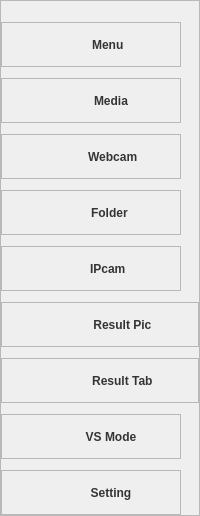
              <widget class="QFrame" name="leftbox_bottom">
               <property name="sizePolicy">
                <sizepolicy hsizetype="Preferred" vsizetype="Preferred">
                 <horstretch>0</horstretch>
                 <verstretch>0</verstretch>
                </sizepolicy>
               </property>
               <property name="minimumSize">
                <size>
                 <width>0</width>
                 <height>0</height>
                </size>
               </property>
               <property name="maximumSize">
                <size>
                 <width>16777215</width>
                 <height>16777215</height>
                </size>
               </property>
               <property name="styleSheet">
                <string notr="true">QPushButton#src_menu{
	background-image: url(:/leftbox/images/newsize/menu.png);
}
QPushButton#src_folder{
	background-image: url(:/leftbox/images/newsize/folder.png);

}
QPushButton#src_camera{
	background-image: url(:/leftbox/images/newsize/security-camera.png);
}
QPushButton#src_img{
	background-image: url(:/leftbox/images/newsize/gallery.png);
}
QPushButton#src_webcam{
	background-image: url(:/leftbox/images/newsize/photo-camera.png);
}
QPushButton#src_setting{
	background-image:url(:/leftbox/images/newsize/setting.png);
}
QPushButton#src_vsmode{
	background-image:url(:/leftbox/images/newsize/vs.png);
}
QPushButton#src_result{
	background-image:url(:/leftbox/images/newsize/statistics.png);
}
QPushButton#src_table{
	background-image:url(:/leftbox/images/newsize/table.png);
}
QPushButton{
	border:none;
	text-align: center;
	background-repeat: no-repeat;
	background-position: left center;
	border-left: 23px solid transparent;
	color: rgba(0, 0, 0, 199);
	font: 12pt "Times New Roman";
	font-weight: bold;
	padding-left: 15px;
}
QFrame#cameraBox:hover{
	background-color: rgba(114, 129, 214, 59);
}
QFrame#folderBox:hover{
	background-color: rgba(114, 129, 214, 59);
}
QFrame#imgBox:hover{
	background-color: rgba(114, 129, 214, 59);
}
QFrame#menuBox:hover{
	background-color: rgba(114, 129, 214, 59);
}
QFrame#webcamBox:hover{
	background-color: rgba(114, 129, 214, 59);
}
QFrame#manageBox:hover{
	background-color: rgba(114, 129, 214, 59);
}
QFrame#vsBox:hover{
	background-color: rgba(114, 129, 214, 59);
}
QFrame#resultBox:hover{
	background-color: rgba(114, 129, 214, 59);
}
QFrame#tableBox:hover{
	background-color: rgba(114, 129, 214, 59);
}</string>
               </property>
               <property name="frameShape">
                <enum>QFrame::StyledPanel</enum>
               </property>
               <property name="frameShadow">
                <enum>QFrame::Raised</enum>
               </property>
               <layout class="QVBoxLayout" name="verticalLayout_3" stretch="1,4,1,4,1,4,1,4,1,4,1,4,1,4,1,4,1,4">
                <property name="spacing">
                 <number>0</number>
                </property>
                <property name="leftMargin">
                 <number>0</number>
                </property>
                <property name="topMargin">
                 <number>10</number>
                </property>
                <property name="rightMargin">
                 <number>0</number>
                </property>
                <property name="bottomMargin">
                 <number>0</number>
                </property>
                <item>
                 <spacer name="zSpacer5">
                  <property name="orientation">
                   <enum>Qt::Vertical</enum>
                  </property>
                  <property name="sizeHint" stdset="0">
                   <size>
                    <width>20</width>
                    <height>40</height>
                   </size>
                  </property>
                 </spacer>
                </item>
                <item>
                 <widget class="QFrame" name="menuBox">
                  <property name="sizePolicy">
                   <sizepolicy hsizetype="Expanding" vsizetype="Preferred">
                    <horstretch>0</horstretch>
                    <verstretch>0</verstretch>
                   </sizepolicy>
                  </property>
                  <property name="minimumSize">
                   <size>
                    <width>180</width>
                    <height>0</height>
                   </size>
                  </property>
                  <property name="maximumSize">
                   <size>
                    <width>180</width>
                    <height>16777215</height>
                   </size>
                  </property>
                  <property name="layoutDirection">
                   <enum>Qt::LeftToRight</enum>
                  </property>
                  <property name="frameShape">
                   <enum>QFrame::StyledPanel</enum>
                  </property>
                  <property name="frameShadow">
                   <enum>QFrame::Raised</enum>
                  </property>
                  <layout class="QHBoxLayout" name="horizontalLayout_3">
                   <property name="spacing">
                    <number>0</number>
                   </property>
                   <property name="leftMargin">
                    <number>0</number>
                   </property>
                   <property name="topMargin">
                    <number>0</number>
                   </property>
                   <property name="rightMargin">
                    <number>0</number>
                   </property>
                   <property name="bottomMargin">
                    <number>0</number>
                   </property>
                   <item>
                    <widget class="QPushButton" name="src_menu">
                     <property name="sizePolicy">
                      <sizepolicy hsizetype="Expanding" vsizetype="Preferred">
                       <horstretch>0</horstretch>
                       <verstretch>0</verstretch>
                      </sizepolicy>
                     </property>
                     <property name="minimumSize">
                      <size>
                       <width>180</width>
                       <height>0</height>
                      </size>
                     </property>
                     <property name="maximumSize">
                      <size>
                       <width>180</width>
                       <height>16777215</height>
                      </size>
                     </property>
                     <property name="text">
                      <string> Menu   </string>
                     </property>
                     <property name="iconSize">
                      <size>
                       <width>30</width>
                       <height>30</height>
                      </size>
                     </property>
                     <property name="autoDefault">
                      <bool>false</bool>
                     </property>
                    </widget>
                   </item>
                  </layout>
                 </widget>
                </item>
                <item>
                 <spacer name="zSpacer1">
                  <property name="orientation">
                   <enum>Qt::Vertical</enum>
                  </property>
                  <property name="sizeHint" stdset="0">
                   <size>
                    <width>20</width>
                    <height>40</height>
                   </size>
                  </property>
                 </spacer>
                </item>
                <item>
                 <widget class="QFrame" name="imgBox">
                  <property name="minimumSize">
                   <size>
                    <width>180</width>
                    <height>0</height>
                   </size>
                  </property>
                  <property name="maximumSize">
                   <size>
                    <width>180</width>
                    <height>16777215</height>
                   </size>
                  </property>
                  <property name="layoutDirection">
                   <enum>Qt::LeftToRight</enum>
                  </property>
                  <property name="frameShape">
                   <enum>QFrame::StyledPanel</enum>
                  </property>
                  <property name="frameShadow">
                   <enum>QFrame::Raised</enum>
                  </property>
                  <layout class="QHBoxLayout" name="horizontalLayout_4">
                   <property name="spacing">
                    <number>0</number>
                   </property>
                   <property name="leftMargin">
                    <number>0</number>
                   </property>
                   <property name="topMargin">
                    <number>0</number>
                   </property>
                   <property name="rightMargin">
                    <number>0</number>
                   </property>
                   <property name="bottomMargin">
                    <number>0</number>
                   </property>
                   <item alignment="Qt::AlignLeft">
                    <widget class="QPushButton" name="src_img">
                     <property name="sizePolicy">
                      <sizepolicy hsizetype="Expanding" vsizetype="Preferred">
                       <horstretch>0</horstretch>
                       <verstretch>0</verstretch>
                      </sizepolicy>
                     </property>
                     <property name="minimumSize">
                      <size>
                       <width>180</width>
                       <height>0</height>
                      </size>
                     </property>
                     <property name="maximumSize">
                      <size>
                       <width>180</width>
                       <height>16777215</height>
                      </size>
                     </property>
                     <property name="text">
                      <string>Media</string>
                     </property>
                     <property name="iconSize">
                      <size>
                       <width>30</width>
                       <height>30</height>
                      </size>
                     </property>
                    </widget>
                   </item>
                  </layout>
                 </widget>
                </item>
                <item>
                 <spacer name="zSpacer2">
                  <property name="orientation">
                   <enum>Qt::Vertical</enum>
                  </property>
                  <property name="sizeHint" stdset="0">
                   <size>
                    <width>20</width>
                    <height>40</height>
                   </size>
                  </property>
                 </spacer>
                </item>
                <item>
                 <widget class="QFrame" name="webcamBox">
                  <property name="minimumSize">
                   <size>
                    <width>180</width>
                    <height>0</height>
                   </size>
                  </property>
                  <property name="maximumSize">
                   <size>
                    <width>180</width>
                    <height>16777215</height>
                   </size>
                  </property>
                  <property name="layoutDirection">
                   <enum>Qt::LeftToRight</enum>
                  </property>
                  <property name="frameShape">
                   <enum>QFrame::StyledPanel</enum>
                  </property>
                  <property name="frameShadow">
                   <enum>QFrame::Raised</enum>
                  </property>
                  <layout class="QHBoxLayout" name="horizontalLayout_7">
                   <property name="spacing">
                    <number>0</number>
                   </property>
                   <property name="leftMargin">
                    <number>0</number>
                   </property>
                   <property name="topMargin">
                    <number>0</number>
                   </property>
                   <property name="rightMargin">
                    <number>0</number>
                   </property>
                   <property name="bottomMargin">
                    <number>0</number>
                   </property>
                   <item alignment="Qt::AlignLeft">
                    <widget class="QPushButton" name="src_webcam">
                     <property name="sizePolicy">
                      <sizepolicy hsizetype="Expanding" vsizetype="Preferred">
                       <horstretch>0</horstretch>
                       <verstretch>0</verstretch>
                      </sizepolicy>
                     </property>
                     <property name="minimumSize">
                      <size>
                       <width>180</width>
                       <height>0</height>
                      </size>
                     </property>
                     <property name="maximumSize">
                      <size>
                       <width>180</width>
                       <height>16777215</height>
                      </size>
                     </property>
                     <property name="layoutDirection">
                      <enum>Qt::LeftToRight</enum>
                     </property>
                     <property name="text">
                      <string> Webcam</string>
                     </property>
                     <property name="iconSize">
                      <size>
                       <width>30</width>
                       <height>30</height>
                      </size>
                     </property>
                    </widget>
                   </item>
                  </layout>
                 </widget>
                </item>
                <item>
                 <spacer name="zSpacer4">
                  <property name="orientation">
                   <enum>Qt::Vertical</enum>
                  </property>
                  <property name="sizeHint" stdset="0">
                   <size>
                    <width>20</width>
                    <height>40</height>
                   </size>
                  </property>
                 </spacer>
                </item>
                <item>
                 <widget class="QFrame" name="folderBox">
                  <property name="minimumSize">
                   <size>
                    <width>180</width>
                    <height>0</height>
                   </size>
                  </property>
                  <property name="maximumSize">
                   <size>
                    <width>180</width>
                    <height>16777215</height>
                   </size>
                  </property>
                  <property name="layoutDirection">
                   <enum>Qt::LeftToRight</enum>
                  </property>
                  <property name="frameShape">
                   <enum>QFrame::StyledPanel</enum>
                  </property>
                  <property name="frameShadow">
                   <enum>QFrame::Raised</enum>
                  </property>
                  <layout class="QHBoxLayout" name="horizontalLayout_6">
                   <property name="spacing">
                    <number>0</number>
                   </property>
                   <property name="leftMargin">
                    <number>0</number>
                   </property>
                   <property name="topMargin">
                    <number>0</number>
                   </property>
                   <property name="rightMargin">
                    <number>0</number>
                   </property>
                   <property name="bottomMargin">
                    <number>0</number>
                   </property>
                   <item alignment="Qt::AlignLeft">
                    <widget class="QPushButton" name="src_folder">
                     <property name="sizePolicy">
                      <sizepolicy hsizetype="Expanding" vsizetype="Preferred">
                       <horstretch>0</horstretch>
                       <verstretch>0</verstretch>
                      </sizepolicy>
                     </property>
                     <property name="minimumSize">
                      <size>
                       <width>180</width>
                       <height>0</height>
                      </size>
                     </property>
                     <property name="maximumSize">
                      <size>
                       <width>180</width>
                       <height>16777215</height>
                      </size>
                     </property>
                     <property name="text">
                      <string> Folder  </string>
                     </property>
                     <property name="iconSize">
                      <size>
                       <width>30</width>
                       <height>30</height>
                      </size>
                     </property>
                     <property name="shortcut">
                      <string>Ctrl+S</string>
                     </property>
                    </widget>
                   </item>
                  </layout>
                 </widget>
                </item>
                <item>
                 <spacer name="verticalSpacer">
                  <property name="orientation">
                   <enum>Qt::Vertical</enum>
                  </property>
                  <property name="sizeHint" stdset="0">
                   <size>
                    <width>20</width>
                    <height>40</height>
                   </size>
                  </property>
                 </spacer>
                </item>
                <item>
                 <widget class="QFrame" name="cameraBox">
                  <property name="minimumSize">
                   <size>
                    <width>180</width>
                    <height>0</height>
                   </size>
                  </property>
                  <property name="maximumSize">
                   <size>
                    <width>180</width>
                    <height>16777215</height>
                   </size>
                  </property>
                  <property name="layoutDirection">
                   <enum>Qt::LeftToRight</enum>
                  </property>
                  <property name="frameShape">
                   <enum>QFrame::StyledPanel</enum>
                  </property>
                  <property name="frameShadow">
                   <enum>QFrame::Raised</enum>
                  </property>
                  <layout class="QHBoxLayout" name="horizontalLayout_5">
                   <property name="spacing">
                    <number>0</number>
                   </property>
                   <property name="leftMargin">
                    <number>0</number>
                   </property>
                   <property name="topMargin">
                    <number>0</number>
                   </property>
                   <property name="rightMargin">
                    <number>0</number>
                   </property>
                   <property name="bottomMargin">
                    <number>0</number>
                   </property>
                   <item alignment="Qt::AlignLeft">
                    <widget class="QPushButton" name="src_camera">
                     <property name="sizePolicy">
                      <sizepolicy hsizetype="Expanding" vsizetype="Preferred">
                       <horstretch>0</horstretch>
                       <verstretch>0</verstretch>
                      </sizepolicy>
                     </property>
                     <property name="minimumSize">
                      <size>
                       <width>180</width>
                       <height>0</height>
                      </size>
                     </property>
                     <property name="maximumSize">
                      <size>
                       <width>180</width>
                       <height>16777215</height>
                      </size>
                     </property>
                     <property name="text">
                      <string>IPcam  </string>
                     </property>
                     <property name="iconSize">
                      <size>
                       <width>30</width>
                       <height>30</height>
                      </size>
                     </property>
                    </widget>
                   </item>
                  </layout>
                 </widget>
                </item>
                <item>
                 <spacer name="zSpacer3">
                  <property name="orientation">
                   <enum>Qt::Vertical</enum>
                  </property>
                  <property name="sizeHint" stdset="0">
                   <size>
                    <width>20</width>
                    <height>40</height>
                   </size>
                  </property>
                 </spacer>
                </item>
                <item>
                 <widget class="QFrame" name="resultBox">
                  <property name="frameShape">
                   <enum>QFrame::StyledPanel</enum>
                  </property>
                  <property name="frameShadow">
                   <enum>QFrame::Raised</enum>
                  </property>
                  <layout class="QHBoxLayout" name="horizontalLayout_27">
                   <property name="spacing">
                    <number>0</number>
                   </property>
                   <property name="leftMargin">
                    <number>0</number>
                   </property>
                   <property name="topMargin">
                    <number>0</number>
                   </property>
                   <property name="rightMargin">
                    <number>0</number>
                   </property>
                   <property name="bottomMargin">
                    <number>0</number>
                   </property>
                   <item>
                    <widget class="QPushButton" name="src_result">
                     <property name="sizePolicy">
                      <sizepolicy hsizetype="Expanding" vsizetype="Preferred">
                       <horstretch>0</horstretch>
                       <verstretch>0</verstretch>
                      </sizepolicy>
                     </property>
                     <property name="minimumSize">
                      <size>
                       <width>180</width>
                       <height>0</height>
                      </size>
                     </property>
                     <property name="maximumSize">
                      <size>
                       <width>180</width>
                       <height>16777215</height>
                      </size>
                     </property>
                     <property name="text">
                      <string>    Result Pic  </string>
                     </property>
                     <property name="iconSize">
                      <size>
                       <width>30</width>
                       <height>30</height>
                      </size>
                     </property>
                    </widget>
                   </item>
                  </layout>
                 </widget>
                </item>
                <item>
                 <spacer name="verticalSpacer_5">
                  <property name="orientation">
                   <enum>Qt::Vertical</enum>
                  </property>
                  <property name="sizeHint" stdset="0">
                   <size>
                    <width>20</width>
                    <height>40</height>
                   </size>
                  </property>
                 </spacer>
                </item>
                <item>
                 <widget class="QFrame" name="tableBox">
                  <property name="frameShape">
                   <enum>QFrame::StyledPanel</enum>
                  </property>
                  <property name="frameShadow">
                   <enum>QFrame::Raised</enum>
                  </property>
                  <layout class="QHBoxLayout" name="horizontalLayout_28">
                   <property name="spacing">
                    <number>0</number>
                   </property>
                   <property name="leftMargin">
                    <number>0</number>
                   </property>
                   <property name="topMargin">
                    <number>0</number>
                   </property>
                   <property name="rightMargin">
                    <number>0</number>
                   </property>
                   <property name="bottomMargin">
                    <number>0</number>
                   </property>
                   <item>
                    <widget class="QPushButton" name="src_table">
                     <property name="sizePolicy">
                      <sizepolicy hsizetype="Expanding" vsizetype="Preferred">
                       <horstretch>0</horstretch>
                       <verstretch>0</verstretch>
                      </sizepolicy>
                     </property>
                     <property name="minimumSize">
                      <size>
                       <width>180</width>
                       <height>0</height>
                      </size>
                     </property>
                     <property name="maximumSize">
                      <size>
                       <width>180</width>
                       <height>16777215</height>
                      </size>
                     </property>
                     <property name="text">
                      <string>    Result Tab  </string>
                     </property>
                     <property name="iconSize">
                      <size>
                       <width>30</width>
                       <height>30</height>
                      </size>
                     </property>
                    </widget>
                   </item>
                  </layout>
                 </widget>
                </item>
                <item>
                 <spacer name="verticalSpacer_6">
                  <property name="orientation">
                   <enum>Qt::Vertical</enum>
                  </property>
                  <property name="sizeHint" stdset="0">
                   <size>
                    <width>20</width>
                    <height>40</height>
                   </size>
                  </property>
                 </spacer>
                </item>
                <item>
                 <widget class="QFrame" name="vsBox">
                  <property name="minimumSize">
                   <size>
                    <width>180</width>
                    <height>0</height>
                   </size>
                  </property>
                  <property name="maximumSize">
                   <size>
                    <width>180</width>
                    <height>16777215</height>
                   </size>
                  </property>
                  <property name="frameShape">
                   <enum>QFrame::StyledPanel</enum>
                  </property>
                  <property name="frameShadow">
                   <enum>QFrame::Raised</enum>
                  </property>
                  <layout class="QHBoxLayout" name="horizontalLayout_26">
                   <property name="spacing">
                    <number>0</number>
                   </property>
                   <property name="leftMargin">
                    <number>0</number>
                   </property>
                   <property name="topMargin">
                    <number>0</number>
                   </property>
                   <property name="rightMargin">
                    <number>0</number>
                   </property>
                   <property name="bottomMargin">
                    <number>0</number>
                   </property>
                   <item>
                    <widget class="QPushButton" name="src_vsmode">
                     <property name="sizePolicy">
                      <sizepolicy hsizetype="Expanding" vsizetype="Preferred">
                       <horstretch>0</horstretch>
                       <verstretch>0</verstretch>
                      </sizepolicy>
                     </property>
                     <property name="minimumSize">
                      <size>
                       <width>180</width>
                       <height>0</height>
                      </size>
                     </property>
                     <property name="maximumSize">
                      <size>
                       <width>180</width>
                       <height>16777215</height>
                      </size>
                     </property>
                     <property name="styleSheet">
                      <string notr="true"/>
                     </property>
                     <property name="text">
                      <string>VS Mode</string>
                     </property>
                     <property name="iconSize">
                      <size>
                       <width>30</width>
                       <height>30</height>
                      </size>
                     </property>
                     <property name="shortcut">
                      <string>Ctrl+S</string>
                     </property>
                    </widget>
                   </item>
                  </layout>
                 </widget>
                </item>
                <item>
                 <spacer name="verticalSpacer_4">
                  <property name="orientation">
                   <enum>Qt::Vertical</enum>
                  </property>
                  <property name="sizeHint" stdset="0">
                   <size>
                    <width>20</width>
                    <height>40</height>
                   </size>
                  </property>
                 </spacer>
                </item>
                <item>
                 <widget class="QFrame" name="manageBox">
                  <property name="minimumSize">
                   <size>
                    <width>180</width>
                    <height>0</height>
                   </size>
                  </property>
                  <property name="maximumSize">
                   <size>
                    <width>180</width>
                    <height>16777215</height>
                   </size>
                  </property>
                  <property name="frameShape">
                   <enum>QFrame::StyledPanel</enum>
                  </property>
                  <property name="frameShadow">
                   <enum>QFrame::Raised</enum>
                  </property>
                  <layout class="QHBoxLayout" name="horizontalLayout_19">
                   <property name="spacing">
                    <number>0</number>
                   </property>
                   <property name="leftMargin">
                    <number>0</number>
                   </property>
                   <property name="topMargin">
                    <number>0</number>
                   </property>
                   <property name="rightMargin">
                    <number>0</number>
                   </property>
                   <property name="bottomMargin">
                    <number>0</number>
                   </property>
                   <item>
                    <widget class="QPushButton" name="src_setting">
                     <property name="sizePolicy">
                      <sizepolicy hsizetype="Expanding" vsizetype="Preferred">
                       <horstretch>0</horstretch>
                       <verstretch>0</verstretch>
                      </sizepolicy>
                     </property>
                     <property name="minimumSize">
                      <size>
                       <width>180</width>
                       <height>0</height>
                      </size>
                     </property>
                     <property name="maximumSize">
                      <size>
                       <width>180</width>
                       <height>16777215</height>
                      </size>
                     </property>
                     <property name="text">
                      <string>Setting</string>
                     </property>
                    </widget>
                   </item>
                  </layout>
                 </widget>
                </item>
               </layout>
              </widget>
